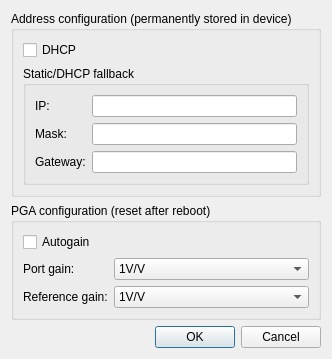
<?xml version="1.0" encoding="UTF-8"?>
<ui version="4.0">
 <class>DeviceConfigurationDialogVFF</class>
 <widget class="QDialog" name="DeviceConfigurationDialogVFF">
  <property name="geometry">
   <rect>
    <x>0</x>
    <y>0</y>
    <width>318</width>
    <height>344</height>
   </rect>
  </property>
  <property name="windowTitle">
   <string>Device Configuration</string>
  </property>
  <layout class="QVBoxLayout" name="verticalLayout_2">
   <item>
    <widget class="QGroupBox" name="groupBox">
     <property name="title">
      <string>Address configuration (permanently stored in device)</string>
     </property>
     <layout class="QVBoxLayout" name="verticalLayout">
      <item>
       <widget class="QCheckBox" name="dhcp">
        <property name="text">
         <string>DHCP</string>
        </property>
       </widget>
      </item>
      <item>
       <widget class="QGroupBox" name="groupBox_2">
        <property name="title">
         <string>Static/DHCP fallback</string>
        </property>
        <layout class="QFormLayout" name="formLayout">
         <item row="0" column="0">
          <widget class="QLabel" name="label">
           <property name="text">
            <string>IP:</string>
           </property>
          </widget>
         </item>
         <item row="0" column="1">
          <widget class="QLineEdit" name="ip"/>
         </item>
         <item row="1" column="0">
          <widget class="QLabel" name="label_2">
           <property name="text">
            <string>Mask:</string>
           </property>
          </widget>
         </item>
         <item row="1" column="1">
          <widget class="QLineEdit" name="mask"/>
         </item>
         <item row="2" column="0">
          <widget class="QLabel" name="label_3">
           <property name="text">
            <string>Gateway:</string>
           </property>
          </widget>
         </item>
         <item row="2" column="1">
          <widget class="QLineEdit" name="gateway"/>
         </item>
        </layout>
       </widget>
      </item>
     </layout>
    </widget>
   </item>
   <item>
    <widget class="QGroupBox" name="groupBox_3">
     <property name="title">
      <string>PGA configuration (reset after reboot)</string>
     </property>
     <layout class="QVBoxLayout" name="verticalLayout_3">
      <item>
       <widget class="QCheckBox" name="autogain">
        <property name="text">
         <string>Autogain</string>
        </property>
       </widget>
      </item>
      <item>
       <layout class="QFormLayout" name="formLayout_2">
        <item row="0" column="0">
         <widget class="QLabel" name="label_4">
          <property name="text">
           <string>Port gain:</string>
          </property>
         </widget>
        </item>
        <item row="0" column="1">
         <widget class="QComboBox" name="portgain">
          <item>
           <property name="text">
            <string>1V/V</string>
           </property>
          </item>
          <item>
           <property name="text">
            <string>10V/V</string>
           </property>
          </item>
          <item>
           <property name="text">
            <string>20V/V</string>
           </property>
          </item>
          <item>
           <property name="text">
            <string>30V/V</string>
           </property>
          </item>
          <item>
           <property name="text">
            <string>40V/V</string>
           </property>
          </item>
          <item>
           <property name="text">
            <string>60V/V</string>
           </property>
          </item>
          <item>
           <property name="text">
            <string>80V/V</string>
           </property>
          </item>
          <item>
           <property name="text">
            <string>120V/V</string>
           </property>
          </item>
          <item>
           <property name="text">
            <string>157V/V</string>
           </property>
          </item>
          <item>
           <property name="text">
            <string>0.25V/V</string>
           </property>
          </item>
         </widget>
        </item>
        <item row="1" column="0">
         <widget class="QLabel" name="label_5">
          <property name="text">
           <string>Reference gain:</string>
          </property>
         </widget>
        </item>
        <item row="1" column="1">
         <widget class="QComboBox" name="refgain">
          <item>
           <property name="text">
            <string>1V/V</string>
           </property>
          </item>
          <item>
           <property name="text">
            <string>10V/V</string>
           </property>
          </item>
          <item>
           <property name="text">
            <string>20V/V</string>
           </property>
          </item>
          <item>
           <property name="text">
            <string>30V/V</string>
           </property>
          </item>
          <item>
           <property name="text">
            <string>40V/V</string>
           </property>
          </item>
          <item>
           <property name="text">
            <string>60V/V</string>
           </property>
          </item>
          <item>
           <property name="text">
            <string>80V/V</string>
           </property>
          </item>
          <item>
           <property name="text">
            <string>120V/V</string>
           </property>
          </item>
          <item>
           <property name="text">
            <string>157V/V</string>
           </property>
          </item>
          <item>
           <property name="text">
            <string>0.25V/V</string>
           </property>
          </item>
         </widget>
        </item>
       </layout>
      </item>
     </layout>
    </widget>
   </item>
   <item>
    <widget class="QDialogButtonBox" name="buttonBox">
     <property name="standardButtons">
      <set>QDialogButtonBox::Cancel|QDialogButtonBox::Ok</set>
     </property>
    </widget>
   </item>
  </layout>
 </widget>
 <resources/>
 <connections/>
</ui>
